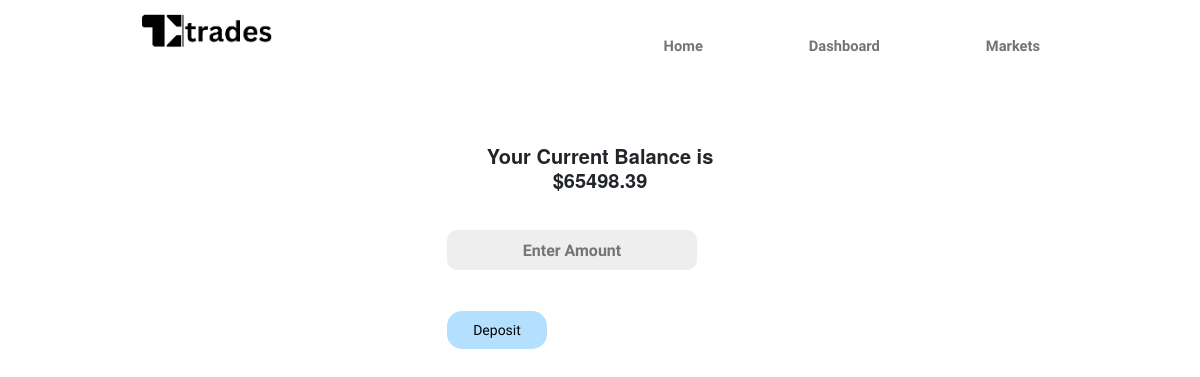
/deposit (signed in), run on an earlier commit of the app's database.
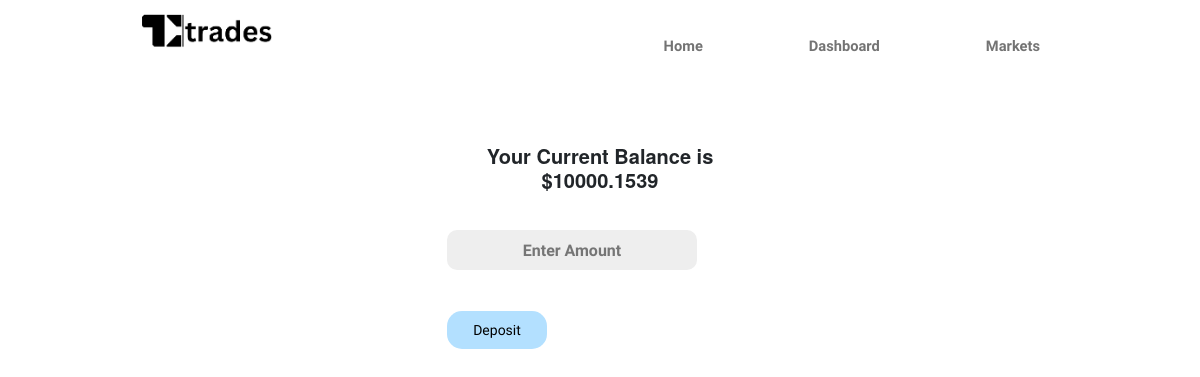
And on a later commit of the database.
### tables this page shows
CREATE TABLE accounts (
id INTEGER PRIMARY KEY,
first_name TEXT NOT NULL,
last_name TEXT NOT NULL,
balance INTEGER,
user_id INTEGER,
FOREIGN KEY(user_id) REFERENCES users(id));

### app.py (the view)
@app.route("/deposit", methods = ["GET", "POST"])
def deposit():
    with engine.connect() as db:
        if request.method == "POST":
            user_id = session.get("user_id")
            amount = request.form.get("amount")
            balance = db.execute("SELECT balance FROM accounts WHERE user_id = :user_id", user_id=user_id).fetchone()
            db.execute("UPDATE accounts SET balance = balance + :deposit", deposit=amount)
            return redirect(url_for("dashboard"))
        else:
            user_id = session.get("user_id")
            balance = db.execute("SELECT balance FROM accounts WHERE user_id = :user_id", user_id=user_id).fetchone()
            return render_template("deposit.html",balance=balance[0])

### app.py (called while the page is built)
@app.after_request
def after_request(response):
    response.headers["Cache-Control"] = "no-cache, no-store, must-revalidate"
    response.headers["Expires"] = 0
    response.headers["Pragma"] = "no-cache"
    return response

### templates/deposit.html
{% extends "layout.html" %}
{% block main %}
    <div class="container form-page">
        <h5 class="name">Your Current Balance is ${{ balance }}</h5>
        <form class="container" action="/deposit" method="post">
            <input class="input" type="text" name="amount" placeholder="Enter Amount">
                <li class="error">{{ error1 }}</li>
            <button type="submit">Deposit</button>
                <li class="error">{{ error3 }}</li>
        </form>
    </div>
{% endblock %}

### templates/layout.html (shortened to what this page needs)
<!DOCTYPE html>
<html lang="en">
    <head>
        <link href="https://cdn.jsdelivr.net/npm/bootstrap@5.2.3/dist/css/bootstrap.min.css" rel="stylesheet">
        <link href="/static/styles.css" rel="stylesheet">
    </head>
    <body class="container sm">
        <div id="nav" class="container flex-box header container-fluid header-items">
            <img id="mylogo" class="image-transition" src="/static/logo.png" alt="My logo" height="50" width="130">
              <nav class="navbar navbar-expand-lg">
                  <div class="container-fluid">
                    <div class="collapse navbar-collapse flex-box" id="navbarSupportedContent">
                      <ul id="main-nav" class="navbar-nav me-auto mb-2 mb-lg-0">
                        {% if session["user_id"] %}
                        <li class="nav-item">
                          <a class="nav-link" aria-current="page" id="home" href="/">Home</a>
                        </li>
                        <li class="nav-item">
                          <a class="nav-link" aria-current="page" id="dashboard" href="/dashboard">Dashboard</a>
                        </li>
                        <li class="nav-item">
                          <a class="nav-link" href="/instruments" id="markets">Markets</a>
                        </li>
                        {% endif %}
                      </ul>
                    </div>
                  </div>
                </nav>
              </div>
            <main class="container container-fluid py-5 text-center">
              {% block main %}{% endblock %}
          </main>
    </body>
</html>

### static/styles.css (style rules this page uses)
:root { --header-height: 50px;--nav-width: 68px;--first-color: #4723D9;--first-color-light: #AFA5D9;--white-color: #fff;--body-font: 'Nunito', sans-serif;--normal-font-size: 1rem;--z-fixed: 100 }
*,::before,::after { box-sizing: border-box }
body { position: relative;margin: var(--header-height) 0 0 0;padding: 0 1rem;font-family: var(--body-font); color: var(blue);font-size: var(--normal-font-size);transition: .5s }
a { text-decoration: none }
.header { width: 100%;height: var(--header-height);position: fixed;top: 0;left: 10;display: flex;align-items: center;justify-content: space-between;padding: 0 1rem;background-color: var(--white-color);z-index: var(--z-fixed);transition: .5s }
@media screen and (min-width: 768px) { body { margin: calc(var(--header-height) + 1rem) 0 0 0;padding-left: calc(var(--nav-width) + 2rem) } }
@media screen and (min-width: 768px) { .header { height: calc(var(--header-height) + 1rem);padding: 0 2rem 0 calc(var(--nav-width) + 2rem) } }
#nav { display: flex; flex-direction: row; }
body { height: auto; width: 1338px; display: flex; gap: 30px; }
main { height: 720px; width: 1338px; }
.container { display: flex; flex-direction: column; justify-content: space-between; gap: 20px; }
.navbar a { margin-right: 90px; }
.navbar { background-color: transparent; }
.nav-item { font-weight: bold; font-size: 11pt; padding-top: 25px; color: blue; text-decoration: none; }
form { width: 80%; display: flex; flex-direction: column; gap: 20px; }
input { height: 40px; padding: 10px; font-weight: bold; background-color: #fff; border: none; }
.input { width: 250px; text-align: center; background-color: #eee; border-radius: 10px; }
button { width: 100px; height: 38px; border: none; background-color: #B3E0FF; color: auto; font-size: 14px; border-radius: 15px; }
.form-page { display: flex; flex-direction: column; justify-content: center; height: auto; width: 370px; padding: 20px; border: none; border-radius: 20px; }
a { display: block; }
.error { color: red; text-align: left; height: 1px; }
li { list-style-type: none; }
.name { text-align: center; font-weight: bold; font-family: 'Helvetica Neue', sans-serif; }
h5 { padding: 10px; }

What changed in the data, as far as the page shows it:
changed accounts: balance "65498.39" → "10000.1539"
